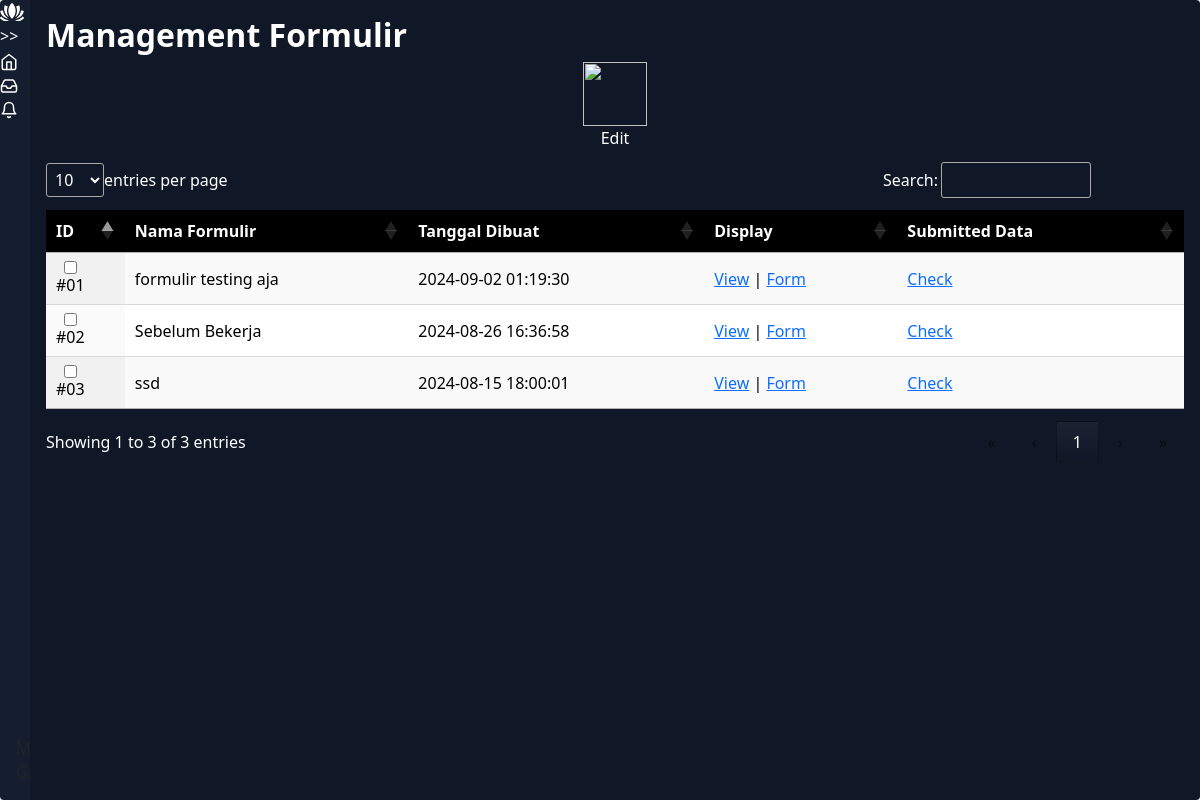
The page /index.php/display/management_formulir on the database as committed earlier.
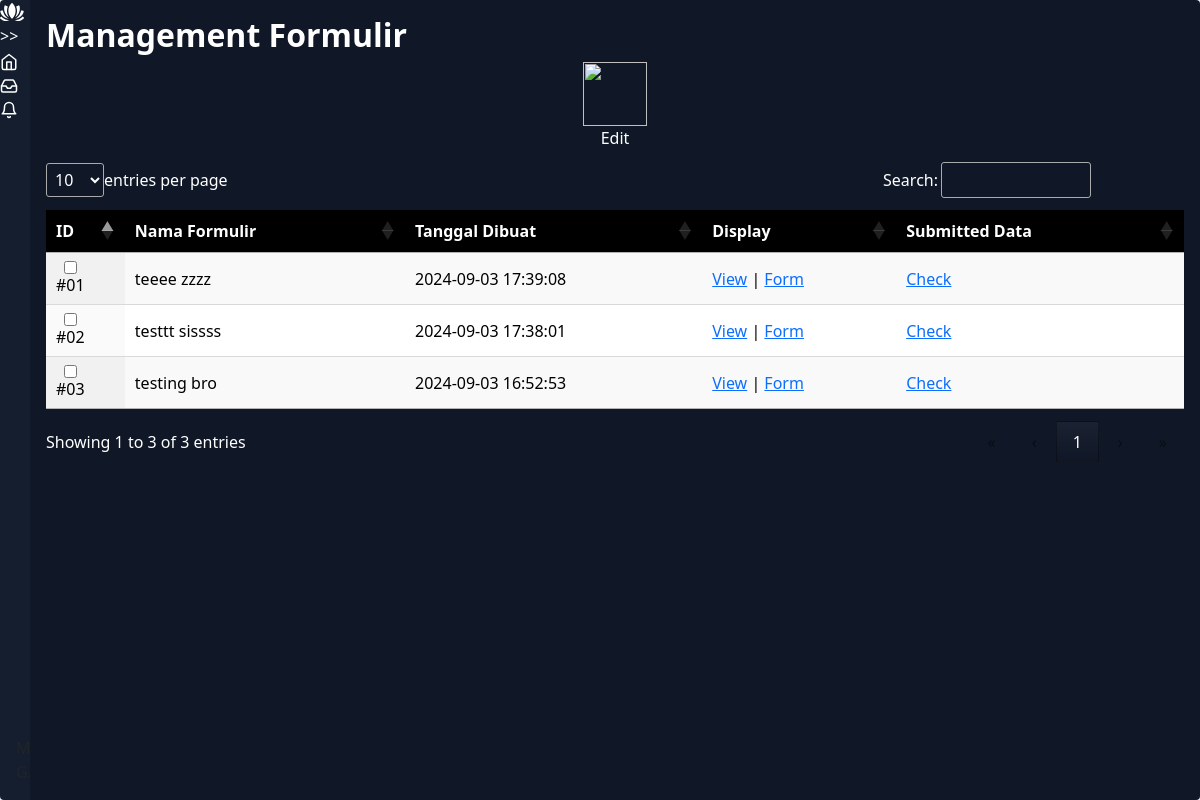
The same page on the database as committed later.
### tables this page shows
CREATE TABLE IF NOT EXISTS `table_formulir` (
  `id` int(11) NOT NULL AUTO_INCREMENT,
  `name` text DEFAULT NULL,
  `code_json` text DEFAULT NULL,
  `date_created` datetime DEFAULT current_timestamp(),
  PRIMARY KEY (`id`)
);

### application/controllers/Display.php (called while the page is built, shortened)
<?php
class Display extends CI_Controller {
	public function __construct(){
		$this->load->model('DBUser');
		$this->load->model('DBFormulir');
		$this->load->model('DBDynamic');
		$this->load->model('DBHistoryFormulir');
	}
	public function management_formulir(){
		$data = $this->DBFormulir->getAll();
		if(!empty($data)){
		$data = array_reverse($data);
		$dataNa = array(
			'data_formulir' => $data
		);
		$this->load->view('management_formulir', $dataNa);
		}else{
				$this->load->view('management_formulir');
		}
	}
}

### index.php (called while the page is built, shortened)
<?php
require_once BASEPATH.'core/CodeIgniter.php';

### application/models/DBFormulir.php (called while the page is built, shortened)
<?php
class DBFormulir extends CI_Model {
	private $table_name = "table_formulir";
	public function getAll() {
        $query = $this->db->get($this->table_name);
		 if ($query->num_rows() > 0) {
            return $query->result();
        } else {
            return false;
        }
    }
}

### application/libraries/TXTFormatter.php (called while the page is built, shortened)
<?php
class TXTFormatter {
  public function generate2Digit($num){
    if ($num < 100) {
          $f = sprintf('%02d', $num);
      } else {
          $f = $num;
      }
      return $f;
  }
}
?>

### application/views/management_formulir.php (the view, shortened to what this page needs)
<link rel="stylesheet" type="text/css" href="/assets/css/style-dashboard.css">
<link href="/assets/css/bootstrap.min.css" rel="stylesheet">
<link rel="stylesheet" href="/assets/css/dataTables.dataTables.css" />
<div class="app-container">
  <div class="sidebar">
    <div class="sidebar-header">
      <div class="app-icon">
      </div>
    </div>
    <?php include('nav_bar_left.php'); ?>
    <div class="account-info">
      <div class="account-info-name">Monica G.</div>
      <button class="account-info-more">
      </button>
    </div>
  </div>
  <div class="app-content">
 <h2 class="text-putih" >Management Formulir</h2>
  <div class="menu row">
      <div class="col item">
        <img src="/assets/images/edit.png">
        <br><a href="" id="edit-data">Edit</a>
      </div>
  </div>
  <table id="table-data" class="display">
  <thead>
    <tr>
      <th class="th-check"> ID</th>
      <th>Nama Formulir</th>
      <th>Tanggal Dibuat</th>
      <th class="no-sort">Display</th>
      <th class="no-sort">Submitted Data</th>
    </tr>
  </thead>
  <tbody>
    <?php if(!empty($data_formulir)): ?>
      <?php $no = 0; $safeName = ""; ?>
    <?php foreach($data_formulir as $data): ?>
      <?php $no++;  $safeName = str_replace(" ", "_", $data->name);
        $fno = $this->txtformatter->generate2Digit($no);
      ?>
     <tr>
       <td> <input id="<?=$data->id;?>" data-form="<?= $data->name; ?>" type="checkbox"> #<?= $fno; ?> </td>
       <td> <?= $data->name; ?> </td>
       <td> <?= $data->date_created; ?> </td>
       <td> <a id="display-formulir-link" href="/display-formulir?id=<?= $data->id; ?>">View</a> |
  <a href="/form?name=<?= $safeName; ?>">Form</a>
       </td>
      <td> <a id="display-data-formulir-link" href="/display-data-formulir?id=<?=$data->id;?>"> Check </a> </td>
     </tr>
    <?php endforeach;?>
    <?php endif;?>
  </tbody>
</table>
</div>

Rows that differ between the two databases and show on the page:
removed table_formulir: fno "01", name "formulir testing aja", date_created "2024-09-02 01:19:30"
removed table_formulir: fno "02", name "Sebelum Bekerja", date_created "2024-08-26 16:36:58"
removed table_formulir: fno "03", name "ssd", date_created "2024-08-15 18:00:01"
added table_formulir: fno "01", name "teeee zzzz", date_created "2024-09-03 17:39:08"
added table_formulir: fno "02", name "testtt sissss", date_created "2024-09-03 17:38:01"
added table_formulir: fno "03", name "testing bro", date_created "2024-09-03 16:52:53"
